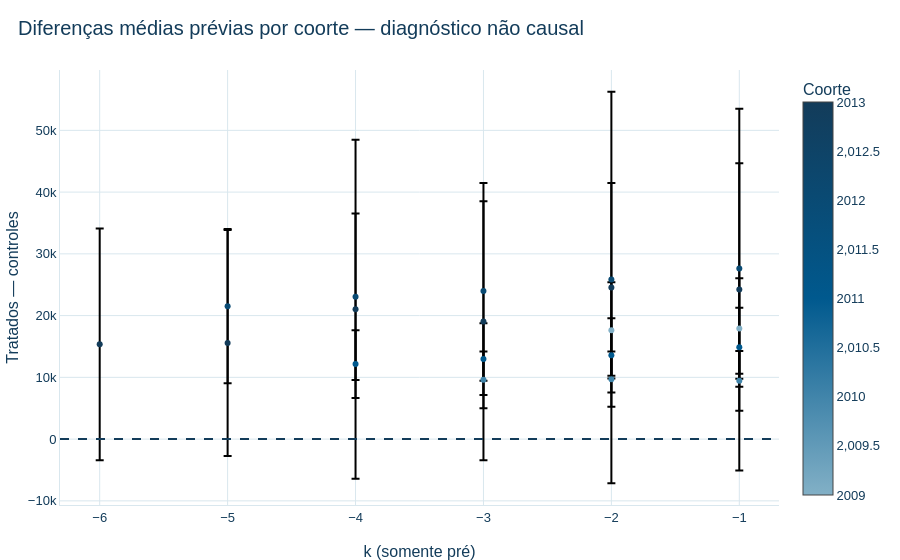

Source (notebook cell):
### Code cell
fig = px.scatter(
    diferencas_nivel,
    x="tempo_relativo_pre",
    y="diferenca_media",
    color="coorte_g",
    error_y=diferencas_nivel["ic95_superior"] - diferencas_nivel["diferenca_media"],
    error_y_minus=diferencas_nivel["diferenca_media"] - diferencas_nivel["ic95_inferior"],
    color_continuous_scale=[CORES_IPT["AZUL_CLARO"], CORES_IPT["AZUL_PRINCIPAL"], CORES_IPT["AZUL_ESCURO"]],
    labels={"tempo_relativo_pre": "k (somente pré)", "diferenca_media": "Tratados — controles", "coorte_g": "Coorte"},
    title="Diferenças médias prévias por coorte — diagnóstico não causal",
)
fig.add_hline(y=0, line_dash="dash", line_color=CORES_IPT["AZUL_ESCURO"])
salvar_figura(fig, "d17_05_diferencas_pre_ic")
fig.show()

### Figure 1 — Plotly figure (JSON) as saved in the notebook; plotly's stock layout.template omitted (floating-point values rounded to 4 significant figures)
{"data": [{"error_y": {"array": [7792.0, 8132.0, 4582.0, 4460.0, 4837.0, 5483.0, 5817.0, 6012.0, 6403.0, 12480.0, 13490.0, 14540.0, 15600.0, 17030.0, 18760.0, 18300.0, 27470.0, 22430.0, 31700.0, 29300.0], "arrayminus": [7792.0, 8132.0, 4582.0, 4460.0, 4837.0, 5483.0, 5817.0, 6012.0, 6403.0, 12480.0, 13490.0, 14540.0, 15600.0, 17030.0, 18760.0, 18300.0, 27470.0, 22430.0, 31700.0, 29300.0]}, "hovertemplate": "k (somente pré)=%{x}<br>Tratados — controles=%{y}<br>Coorte=%{marker.color}<extra></extra>", "legendgroup": "", "marker": {"color": [2009, 2009, 2010, 2010, 2010, 2011, 2011, 2011, 2011, 2012, 2012, 2012, 2012, 2012, 2013, 2013, 2013, 2013, 2013, 2013], "coloraxis": "coloraxis", "symbol": "circle"}, "mode": "markers", "name": "", "orientation": "v", "showlegend": false, "type": "scatter", "x": [-2, -1, -3, -2, -1, -4, -3, -2, -1, -5, -4, -3, -2, -1, -6, -5, -4, -3, -2, -1], "xaxis": "x", "y": [17610.0, 17910.0, 9596.0, 9710.0, 9435.0, 12150.0, 12960.0, 13560.0, 14870.0, 21530.0, 23050.0, 23990.0, 25860.0, 27630.0, 15350.0, 15550.0, 21030.0, 19030.0, 24550.0, 24220.0], "yaxis": "y"}], "layout": {"coloraxis": {"autocolorscale": false, "colorbar": {"title": {"text": "Coorte"}}, "colorscale": [[0.0, "#82B0C6"], [0.5, "#00598E"], [1.0, "#133C5A"]]}, "font": {"color": "#133C5A", "family": "Arial", "size": 13}, "legend": {"tracegroupgap": 0}, "paper_bgcolor": "#FFFFFF", "plot_bgcolor": "#FFFFFF", "shapes": [{"line": {"color": "#133C5A", "dash": "dash"}, "type": "line", "x0": 0, "x1": 1, "xref": "x domain", "y0": 0, "y1": 0, "yref": "y"}], "title": {"text": "Diferenças médias prévias por coorte — diagnóstico não causal"}, "xaxis": {"anchor": "y", "domain": [0.0, 1.0], "title": {"text": "k (somente pré)"}}, "yaxis": {"anchor": "x", "domain": [0.0, 1.0], "title": {"text": "Tratados — controles"}}}}
